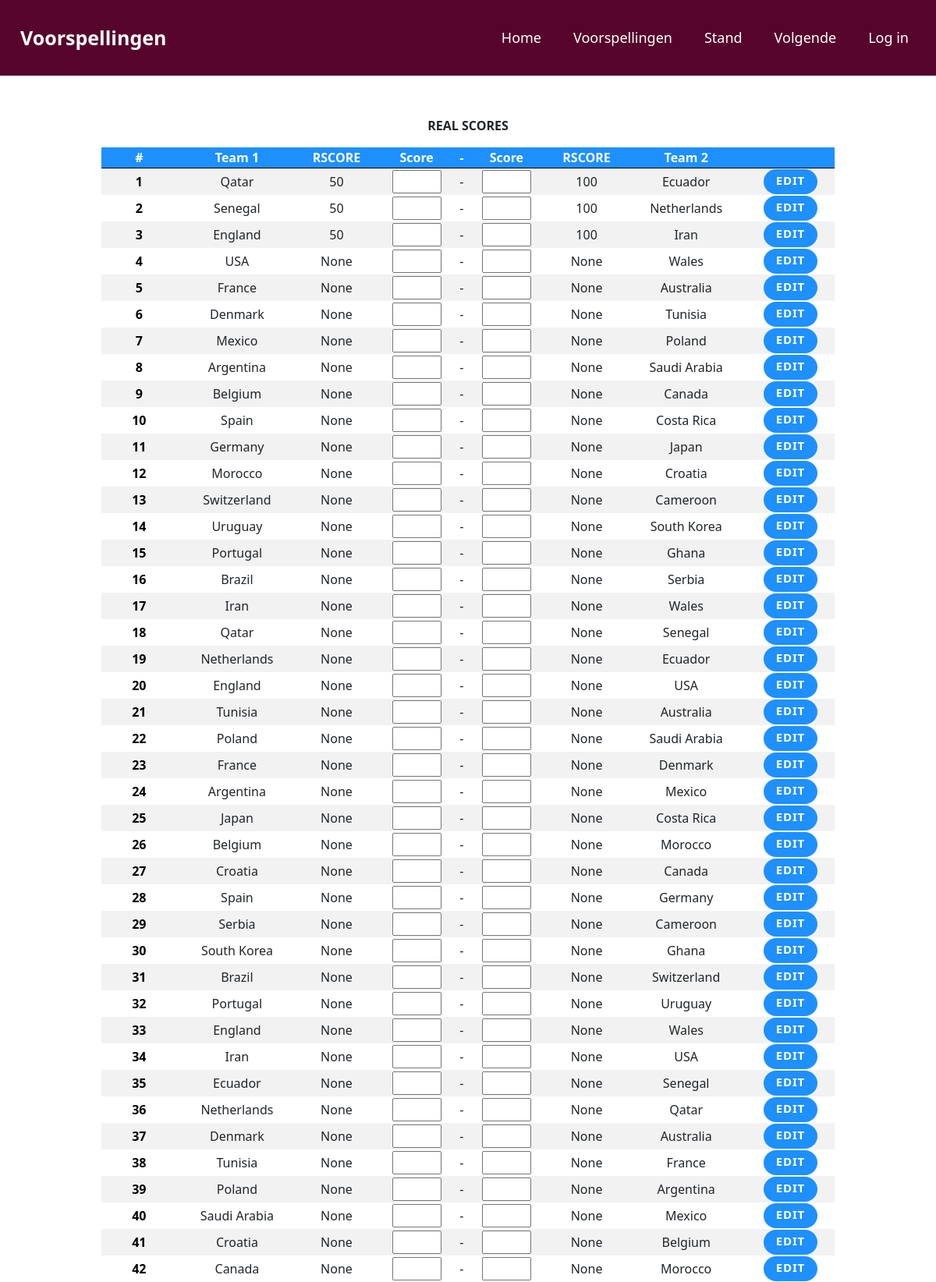
Page /realscoresenter (signed in, upper part) on the committed database.
### tables this page shows
CREATE TABLE 'matches' (
    match_id INTEGER PRIMARY KEY NOT NULL,
    user_id INTEGER, 
    team1 VARCHAR(20), 
    score1 INTEGER, 
    team2 VARCHAR(20), 
    score2 INTEGER, 
    groupname VARCHAR(10), 
    date DATETIME NOT NULL, 'realscore1' INTEGER, 'realscore2' INTEGER, 'points' INTEGER NOT NULL DEFAULT 0);

### app.py (the view)
@app.route("/realscoresenter", methods=["GET", "POST"])
@login_required
def realscoresenter():
    if request.method == "POST":
        id = session.get("user_id")
        matchid = int(request.form.get("matchid"))
        pscore1 = int(request.form.get("realscore1"))
        pscore2  = int(request.form.get("realscore2"))
        pscorem = pscore1 - pscore2
        db.execute("UPDATE matches SET realscore1 = ? WHERE (match_id % 48) = ?", pscore1, matchid)
        db.execute("UPDATE matches SET realscore2 = ? WHERE (match_id % 48) = ?", pscore2, matchid)
        db.execute("UPDATE matches SET points = 0 WHERE (match_id % 48) = ?", matchid)
        if pscorem < 0:
            db.execute("UPDATE matches SET points = 1 WHERE (match_id % 48) = ? AND (score1 - score2) < 0", matchid)
        if pscorem == 0:
            db.execute("UPDATE matches SET points = 1 WHERE (match_id % 48) = ? AND (score1 - score2) = 0", matchid)
        if pscorem > 0:
            db.execute("UPDATE matches SET points = 1 WHERE (match_id % 48) = ? AND (score1 - score2) > 0", matchid)
        db.execute("UPDATE matches SET points = 3 WHERE (match_id % 48) = ? AND score1 = ? AND score2 = ? AND realscore1 = ? AND realscore2 = ?", matchid, pscore1, pscore2, pscore1, pscore2)
        return redirect("/realscoresenter")
    else:
        id = session.get("user_id")
        q = db.execute("SELECT match_id, team1, score1, team2, score2, realscore1, realscore2, groupname, date FROM matches WHERE user_id = ?", id)
        return render_template("realscoresenter.html", query = q)

### app.py (called while the page is built)
@app.after_request
def after_request(response):
    response.headers["Cache-Control"] = "no-cache, no-store, must-revalidate"
    response.headers["Expires"] = 0
    response.headers["Pragma"] = "no-cache"
    return response

### helpers.py (called while the page is built)
def login_required(f):
    @wraps(f)
    def decorated_function(*args, **kwargs):
        if session.get("user_id") is None:
            return redirect("/login")
        return f(*args, **kwargs)
    return decorated_function

### templates/realscoresenter.html (shortened to what this page needs)
{% extends "layout.html" %}
{% block header %}
    <a href="/">Home</a>
    <a href="/voorspellingen">Voorspellingen</a>
    <a href="/stand">Stand</a>
    <a href="/volgende">Volgende</a>
    <a href="/login">Log in</a>
{% endblock %}
{% block main %}
    <p><b>REAL SCORES</b></p>
    <table>
        <tr class="enterscores" >
            <th>#</th>
            <th>Team 1</th>
            <th>RSCORE</th>
            <th>Score</th>
            <th>-</th>
            <th>Score</th>
            <th>RSCORE</th>
            <th>Team 2</th>
            <th></th>
        </tr>
        {% for row in query %}
        <tr>
            <form action="/realscoresenter" method="post">
            <td>
                <input class="constant" id="matchid" name="matchid" type="text" size="1" style="text-align:center;" value="{{ (row['match_id'] % 48) }}">
            </td>
            <td>{{ row["team1"] }}</td>
            <td>{{ row["realscore1"] }}</td>
            <td>
                <input autocomplete="off" id="realscore1" name="realscore1" type="text" size="1" style="text-align:center;">
            </td>
            <td>-</td>
            <td><input autocomplete="off" id="realscore2" name="realscore2" type="text" size="1" style="text-align:center;"></td>
            <td>{{ row["realscore2"] }}</td>
            <td>{{ row["team2"] }}</td>
            <td>
                <button class="button4" type="submit"> Edit </button>
            </td>
            </form>
        </tr>
        {% endfor %}
    </table>
{% endblock %}

### static/styles.css (style rules this page uses)
.header a { float: left; color: white; text-align: center; padding: 16px; padding-right: 25px; text-decoration: none; font-size: 18px; line-height: 25px; border-radius: 4px; }
.button4 { appearance: button; background-color: dodgerblue; border: solid transparent; border-radius: 16px; border-width: 0 0 4px; box-sizing: border-box; color: #FFFFFF; cursor: pointer; display: inline-block; font-size: 15px; font-weight: 700; letter-spacing: .8px; line-height: 2px; margin: 0; outline: none; overflow: visible; padding: 13px 16px; text-align: center; text-transform: uppercase; touch-action: manipulation; transform: translateZ(0); transition: filter .2s; user-select: none; -webkit-user-select: none; vertical-align: middle; white-space: nowrap; }
table { width: 80%; text-align: center; margin-left: auto; margin-right: auto; margin-bottom: 50px; }
th { border-bottom: 1px solid #000; }
tr:nth-child(even) { background-color: #f2f2f2; }
.constant { border: None; background: transparent; font-weight: bold; }
.enterscores { background-color: dodgerblue; color: white; }

### rows in the picture
matches: matchid "1", team1 "Qatar", realscore1 "50", realscore2 "100", team2 "Ecuador"
matches: matchid "2", team1 "Senegal", realscore1 "50", realscore2 "100", team2 "Netherlands"
matches: matchid "3", team1 "England", realscore1 "50", realscore2 "100", team2 "Iran"
matches: matchid "4", team1 "USA", realscore1 "None", realscore2 "None", team2 "Wales"
matches: matchid "5", team1 "France", realscore1 "None", realscore2 "None", team2 "Australia"
matches: matchid "6", team1 "Denmark", realscore1 "None", realscore2 "None", team2 "Tunisia"
matches: matchid "7", team1 "Mexico", realscore1 "None", realscore2 "None", team2 "Poland"
matches: matchid "8", team1 "Argentina", realscore1 "None", realscore2 "None", team2 "Saudi Arabia"
matches: matchid "9", team1 "Belgium", realscore1 "None", realscore2 "None", team2 "Canada"
matches: matchid "10", team1 "Spain", realscore1 "None", realscore2 "None", team2 "Costa Rica"
matches: matchid "11", team1 "Germany", realscore1 "None", realscore2 "None", team2 "Japan"
matches: matchid "12", team1 "Morocco", realscore1 "None", realscore2 "None", team2 "Croatia"
matches: matchid "13", team1 "Switzerland", realscore1 "None", realscore2 "None", team2 "Cameroon"
matches: matchid "14", team1 "Uruguay", realscore1 "None", realscore2 "None", team2 "South Korea"
matches: matchid "15", team1 "Portugal", realscore1 "None", realscore2 "None", team2 "Ghana"
matches: matchid "16", team1 "Brazil", realscore1 "None", realscore2 "None", team2 "Serbia"
matches: matchid "17", team1 "Iran", realscore1 "None", realscore2 "None", team2 "Wales"
matches: matchid "18", team1 "Qatar", realscore1 "None", realscore2 "None", team2 "Senegal"
matches: matchid "19", team1 "Netherlands", realscore1 "None", realscore2 "None", team2 "Ecuador"
matches: matchid "20", team1 "England", realscore1 "None", realscore2 "None", team2 "USA"
matches: matchid "21", team1 "Tunisia", realscore1 "None", realscore2 "None", team2 "Australia"
matches: matchid "22", team1 "Poland", realscore1 "None", realscore2 "None", team2 "Saudi Arabia"
matches: matchid "23", team1 "France", realscore1 "None", realscore2 "None", team2 "Denmark"
matches: matchid "24", team1 "Argentina", realscore1 "None", realscore2 "None", team2 "Mexico"
matches: matchid "25", team1 "Japan", realscore1 "None", realscore2 "None", team2 "Costa Rica"
matches: matchid "26", team1 "Belgium", realscore1 "None", realscore2 "None", team2 "Morocco"
matches: matchid "27", team1 "Croatia", realscore1 "None", realscore2 "None", team2 "Canada"
matches: matchid "28", team1 "Spain", realscore1 "None", realscore2 "None", team2 "Germany"
matches: matchid "29", team1 "Serbia", realscore1 "None", realscore2 "None", team2 "Cameroon"
matches: matchid "30", team1 "South Korea", realscore1 "None", realscore2 "None", team2 "Ghana"
matches: matchid "31", team1 "Brazil", realscore1 "None", realscore2 "None", team2 "Switzerland"
matches: matchid "32", team1 "Portugal", realscore1 "None", realscore2 "None", team2 "Uruguay"
matches: matchid "33", team1 "England", realscore1 "None", realscore2 "None", team2 "Wales"
matches: matchid "34", team1 "Iran", realscore1 "None", realscore2 "None", team2 "USA"
matches: matchid "35", team1 "Ecuador", realscore1 "None", realscore2 "None", team2 "Senegal"
matches: matchid "36", team1 "Netherlands", realscore1 "None", realscore2 "None", team2 "Qatar"
matches: matchid "37", team1 "Denmark", realscore1 "None", realscore2 "None", team2 "Australia"
matches: matchid "38", team1 "Tunisia", realscore1 "None", realscore2 "None", team2 "France"
matches: matchid "39", team1 "Poland", realscore1 "None", realscore2 "None", team2 "Argentina"
matches: matchid "40", team1 "Saudi Arabia", realscore1 "None", realscore2 "None", team2 "Mexico"
matches: matchid "41", team1 "Croatia", realscore1 "None", realscore2 "None", team2 "Belgium"
matches: matchid "42", team1 "Canada", realscore1 "None", realscore2 "None", team2 "Morocco"
